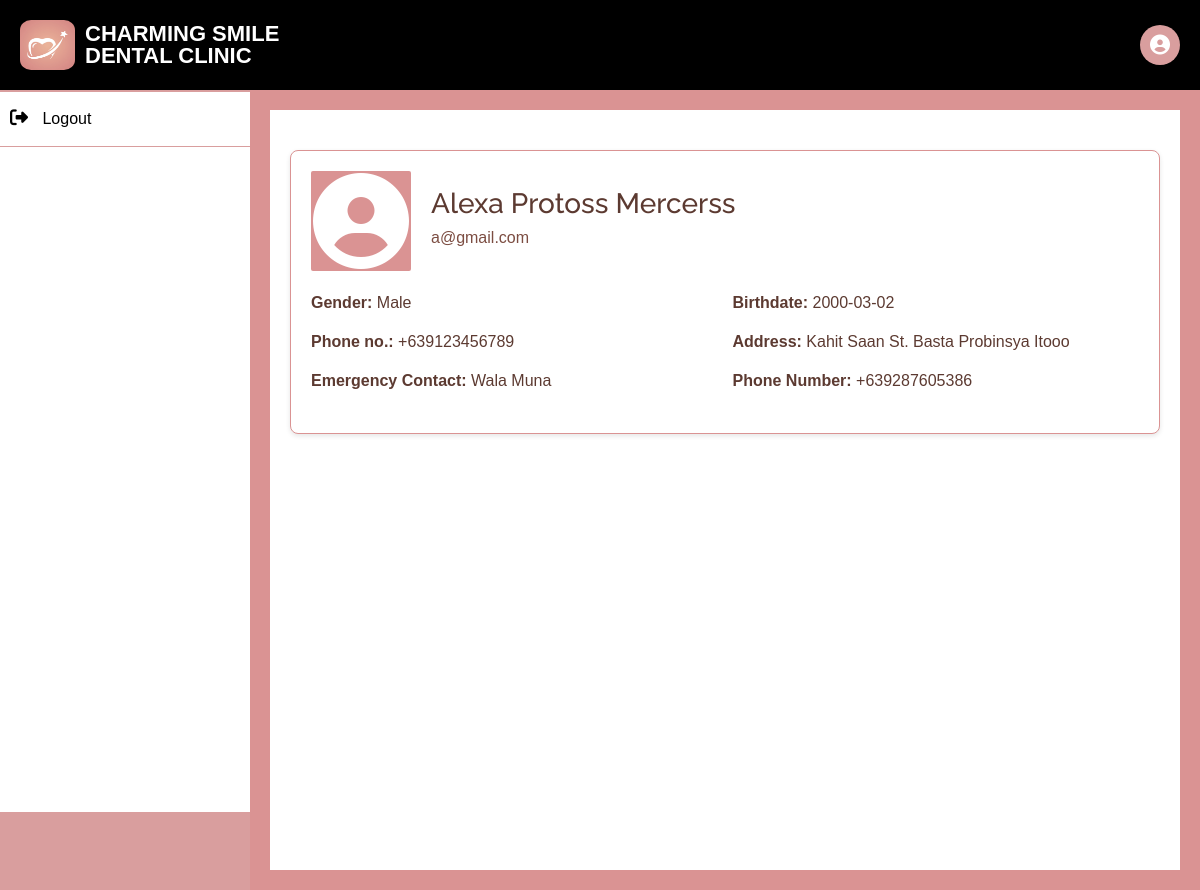
Screenshot of /patient/patRecord.php (signed in) with the database file from the repository.
### tables this page shows
CREATE TABLE `users` (
  `id` int(11) NOT NULL,
  `first_name` varchar(50) NOT NULL,
  `middle_name` varchar(50) NOT NULL,
  `last_name` varchar(50) NOT NULL,
  `address` varchar(255) NOT NULL,
  `birthdate` date NOT NULL,
  `gender` enum('Male','Female') NOT NULL,
  `mobile` varchar(15) NOT NULL,
  `email` varchar(100) NOT NULL,
  `username` varchar(50) NOT NULL,
  `password` varchar(255) NOT NULL,
  `created_at` timestamp NOT NULL DEFAULT current_timestamp(),
  `usertype` enum('patient') NOT NULL DEFAULT 'patient',
  `emergencyname` text DEFAULT NULL,
  `emergencycontact` text DEFAULT NULL,
  `otp` text DEFAULT NULL,
  `status` text NOT NULL DEFAULT 'inactive',
  `last_login` date NOT NULL DEFAULT current_timestamp()
);

### patient/patRecord.php (the view, shortened to what this page needs)
<?php
include '../db/config.php';
$id = $_SESSION['id'];
$firstName = $middleName = $lastName = $email = $gender = $birthdate = $mobile = $address = '';
$query1 = "SELECT first_name, middle_name, emergencyname,emergencycontact,last_name, email, gender, birthdate, mobile, address FROM users WHERE id = ?";
$stmt1 = mysqli_prepare($db, $query1);
if (!mysqli_stmt_bind_param($stmt1, "i", $id)) {
    die("Failed to bind parameters: " . mysqli_stmt_error($stmt1));
}
if (!mysqli_stmt_execute($stmt1)) {
    die("Failed to execute statement: " . mysqli_stmt_error($stmt1));
}
$result1 = mysqli_stmt_get_result($stmt1);
if ($user = mysqli_fetch_assoc($result1)) {
    $firstName = htmlspecialchars($user['first_name']);
    $middleName = htmlspecialchars($user['middle_name']);
    $lastName = htmlspecialchars($user['last_name']);
    $email = htmlspecialchars($user['email']);
    $gender = htmlspecialchars($user['gender']);
    $birthdate = htmlspecialchars($user['birthdate']);
    $mobile = htmlspecialchars($user['mobile']);
    $address = htmlspecialchars($user['address']);
    $emergencyname = htmlspecialchars($user['emergencyname']);
    $emergencycontact = htmlspecialchars($user['emergencycontact']);
} else {
    echo "No user found.";
}
?>
<!DOCTYPE html>
<html lang="en">
<head>
    <?php require_once "../db/head.php" ?>
    <link rel="stylesheet" href="patRecord.css">
    <link rel="stylesheet" href="main.css">
</head>
<body>
    <?php require_once "../db/header.php" ?>
    <div class="main-wrapper">
        <?php
        require_once "../db/nav.php" ?>
        <div class="main-content">
            <div class="patient-details">
                <div class="patient-header">
                    <div class="patient-avatar">
                        <i class="fas fa-user-circle fa-2x"></i>
                    </div>
                    <div class="patient-info">
                        <h3><?php echo "$firstName $middleName $lastName"; ?></h3>
                        <p><?php echo $email; ?></p>
                    </div>
                </div>
                <div class="patient-info-grid">
                    <div><strong>Gender:</strong> <?php echo $gender; ?></div>
                    <div><strong>Birthdate:</strong> <?php echo $birthdate; ?></div>
                    <div><strong>Phone no.:</strong> <?php echo $mobile; ?></div>
                    <div><strong>Address:</strong> <?php echo $address; ?></div>
                    <?php if ($emergencyname != "" || $emergencyname != null): ?>
                        <div><strong>Emergency Contact:</strong> <?php echo $emergencyname; ?></div>
                        <div><strong>Phone Number:</strong> <?php echo $emergencycontact; ?></div>
                    <?php endif; ?>
                </div>
            </div>
        </div>
    </div>
</body>
</html>

### patient/css/style.css (style rules this page uses)
body { font-family: "Open Sans", sans-serif; color: #444444; }
h1, h2, h3, h4, h5, h6 { font-family: "Raleway", sans-serif; }

### patient/patRecord.css (style rules this page uses)
* { margin: 0; padding: 0; box-sizing: border-box; font-family: Arial, sans-serif; }
body { background-color: #d99e9e; color: #5C3A31; }
.main-wrapper { display: flex; padding-top: 90px; }
.main-content { margin-left: 250px; padding: 20px; flex-grow: 1; background-color: #f9f1f1; min-height: 100vh; }
.main-content { margin-left: 250px; padding: 20px; box-sizing: border-box; flex-grow: 1; background-color: #FFFFFF; min-height: 100vh; border: 20px solid #da9393; }
.patient-details { background-color: #ffffff; border: 1px solid #da9393; border-radius: 8px; padding: 20px; margin: 20px auto; max-width: 900px; box-shadow: 0 2px 5px rgba(0, 0, 0, 0.1); }
.patient-header { display: flex; align-items: center; gap: 20px; margin-bottom: 20px; }
.patient-avatar { display: flex; justify-content: center; align-items: center; background-color: #da9393; border-radius: 2%; width: 100px; height: 100px; color: #fff; font-size: 48px; }
.patient-info h3 { margin: 0; color: #5C3A31; }
.patient-info p { margin: 5px 0; color: #7C4D42; }
.patient-info-grid { display: grid; grid-template-columns: 1fr 1fr; gap: 15px; margin-bottom: 20px; }
.patient-info-grid div { font-size: 16px; color: #5C3A31; }

### rows the page displays
users: first_name "Alexa", middle_name "Protoss", last_name "Mercerss", email "a@gmail.com", gender "Male", birthdate "2000-03-02", mobile "+639123456789", address "Kahit Saan St. Basta Probinsya Itooo", emergencyname "Wala Muna", emergencycontact "+639287605386"
